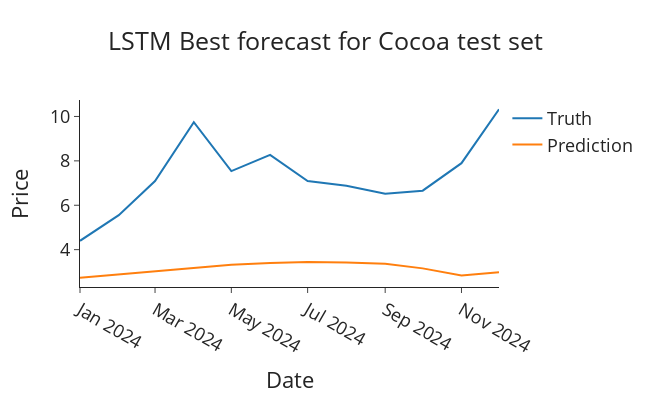

Notebook code cell kept with this figure:
### Code cell
test_predictions = []

first_eval_batch = scaled_train[-lookback:]
current_batch = first_eval_batch.reshape((1, lookback, n_features))

for i in range(len(test)):
    
    # get the prediction value for the first batch
    current_pred = best_model.predict(current_batch)[0]
    
    # append the prediction into the array
    test_predictions.append(current_pred) 
    
    # use the prediction to update the batch and remove the first value
    current_batch = np.append(current_batch[:,1:,:],[[current_pred]],axis=1)


# Ensure test predictions is a 2D NumPy array before inverse scaling
true_predictions = scaler.inverse_transform(np.array(test_predictions).reshape(-1, 1))
# Extract correct test set dates
test_dates = data['date'].iloc[len(train):]


plot_forecasts(
    pd.DataFrame({
        'date': test_dates, 
        "Cocoa Price": test["Cocoa Price"].values
    }), 
    true_predictions, 
    "Cocoa Price", 
    "LSTM Best forecast for Cocoa test set"
)

### Figure 1 — Plotly figure (JSON) as saved in the notebook; plotly's stock layout.template omitted (floating-point values rounded to 4 significant figures)
{"data": [{"mode": "lines", "name": "Truth", "type": "scatter", "x": ["2024-01-01T00:00:00.000000000", "2024-02-01T00:00:00.000000000", "2024-03-01T00:00:00.000000000", "2024-04-01T00:00:00.000000000", "2024-05-01T00:00:00.000000000", "2024-06-01T00:00:00.000000000", "2024-07-01T00:00:00.000000000", "2024-08-01T00:00:00.000000000", "2024-09-01T00:00:00.000000000", "2024-10-01T00:00:00.000000000", "2024-11-01T00:00:00.000000000", "2024-12-01T00:00:00.000000000"], "y": [4.398, 5.556, 7.089, 9.74, 7.538, 8.272, 7.089, 6.878, 6.524, 6.657, 7.895, 10.32]}, {"mode": "lines", "name": "Prediction", "type": "scatter", "x": ["2024-01-01T00:00:00.000000000", "2024-02-01T00:00:00.000000000", "2024-03-01T00:00:00.000000000", "2024-04-01T00:00:00.000000000", "2024-05-01T00:00:00.000000000", "2024-06-01T00:00:00.000000000", "2024-07-01T00:00:00.000000000", "2024-08-01T00:00:00.000000000", "2024-09-01T00:00:00.000000000", "2024-10-01T00:00:00.000000000", "2024-11-01T00:00:00.000000000", "2024-12-01T00:00:00.000000000"], "y": [2.739, 2.885, 3.038, 3.2, 3.325, 3.397, 3.44, 3.422, 3.367, 3.157, 2.84, 2.986]}], "layout": {"font": {"size": 18}, "height": 400, "title": {"text": "LSTM Best forecast for Cocoa test set", "x": 0.5}, "width": 650, "xaxis": {"title": {"text": "Date"}}, "yaxis": {"title": {"text": "Price"}}}}
